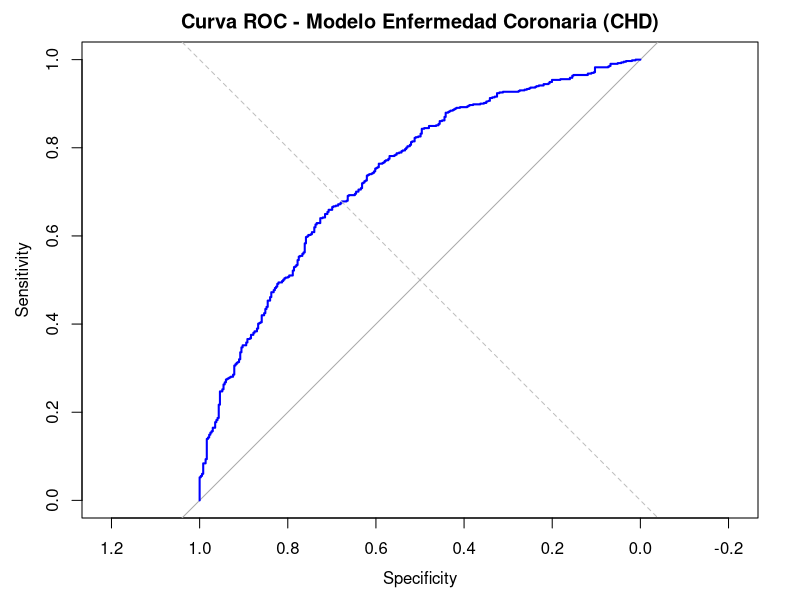
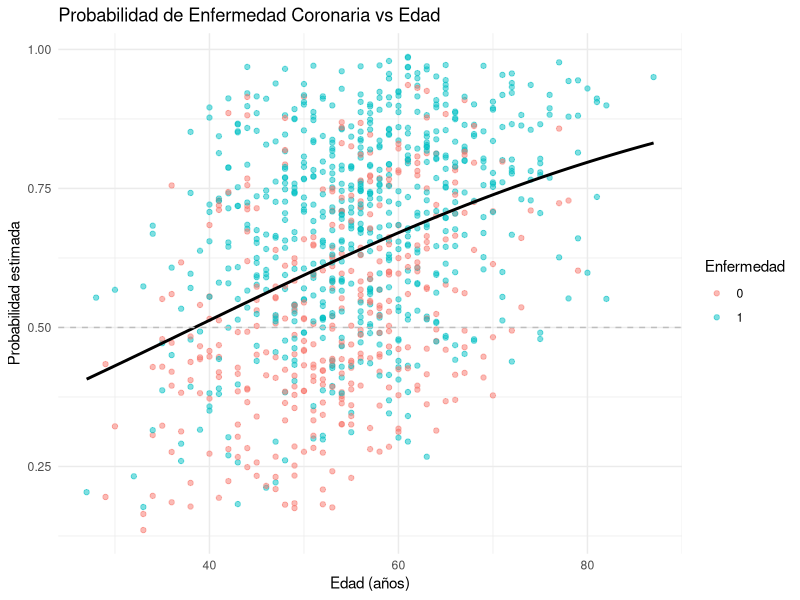
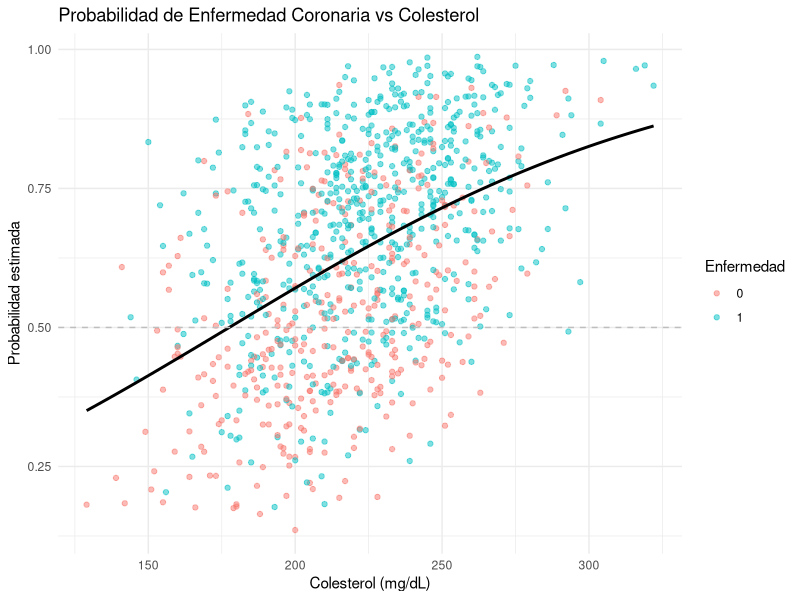
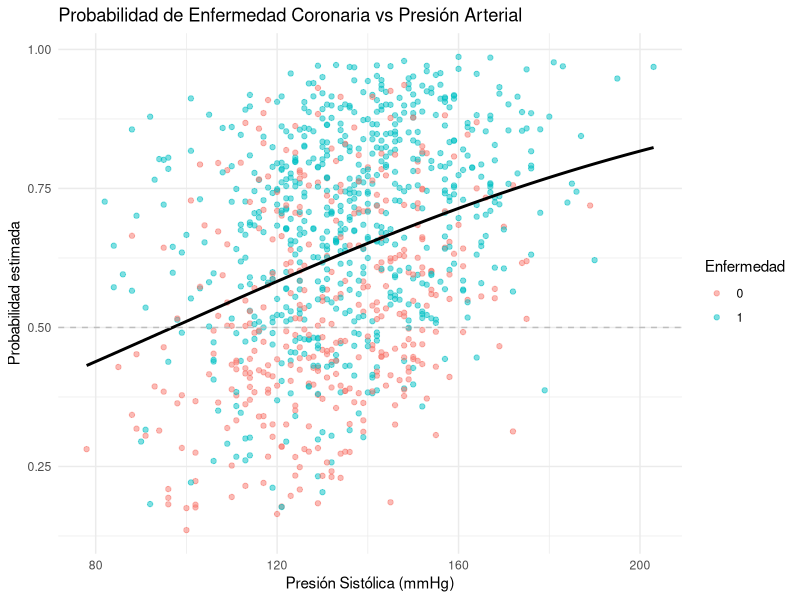
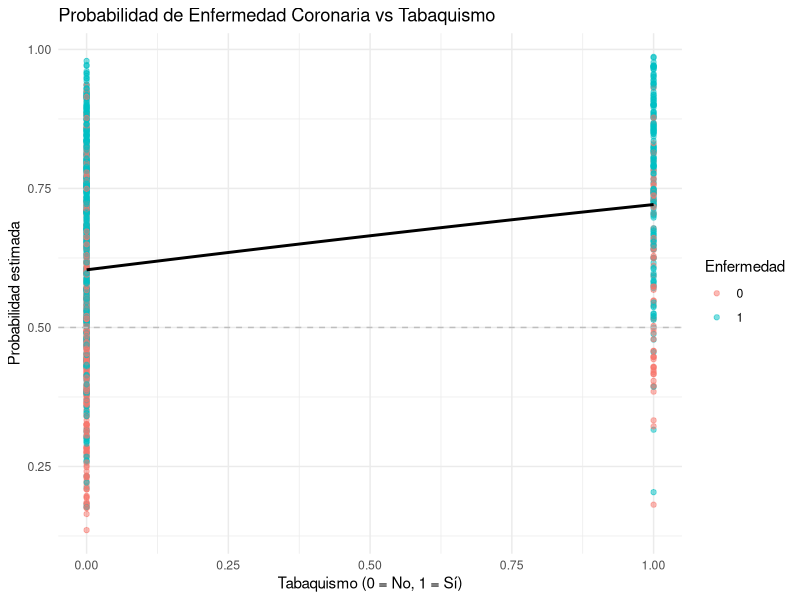
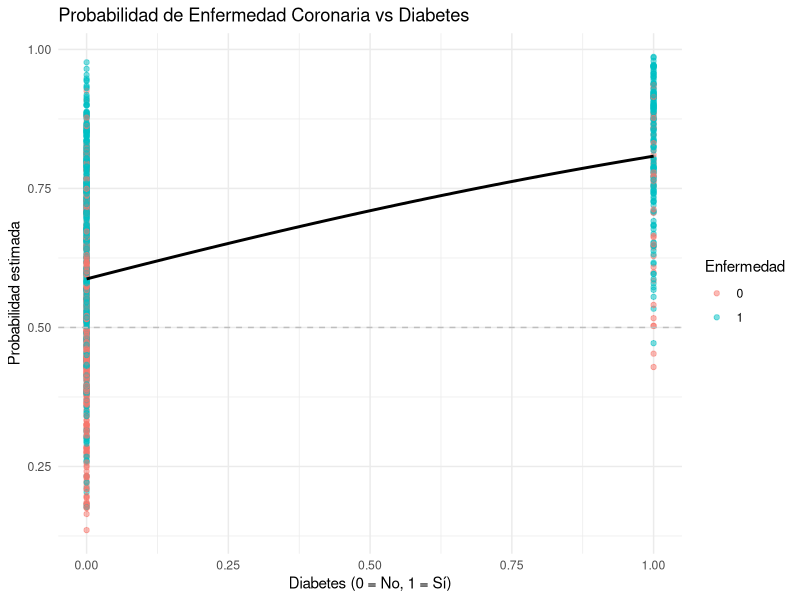
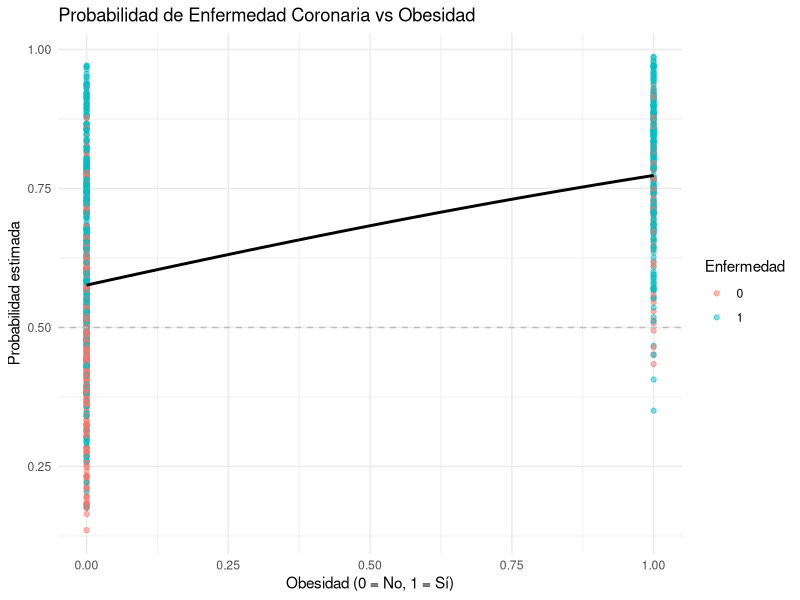
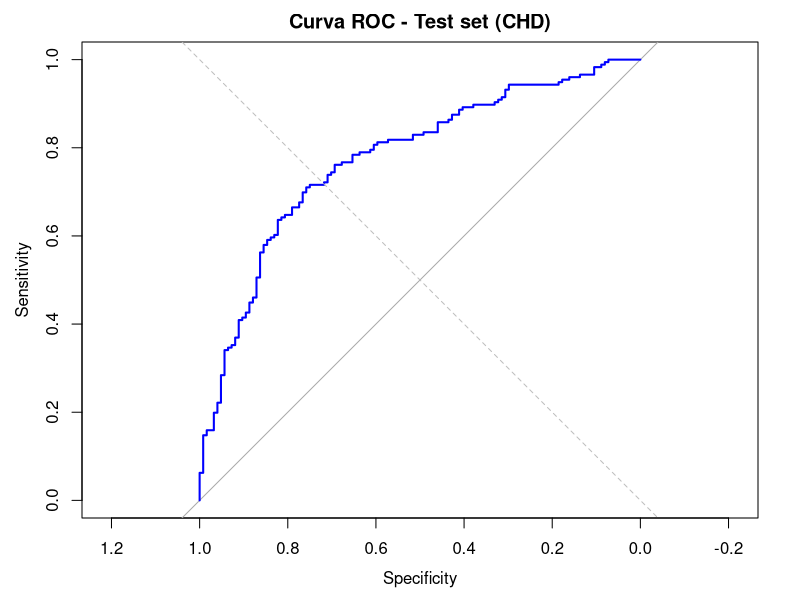

Generate these figures, in order, with R:
## ---- chunk 1
knitr::opts_chunk$set(echo = TRUE)
## ---- chunk 2
set.seed(123)
library(pROC)
library(ggplot2)
library(broom)
library(caret)
library(tidyr)
library(dplyr)
## ---- chunk 3
n <- 1000
## ---- chunk 4

edad <- round(rnorm(n, mean = 55, sd = 10))
head(edad,25)
## ---- chunk 5

colesterol <- round(rnorm(n, mean = 220, sd = 30))
head(colesterol,25)
## ---- chunk 6

presion <- round(rnorm(n, mean = 135, sd = 20))
head(presion,25)
## ---- chunk 7
tabaco <- rbinom(n, 1, 0.25)                        
head(tabaco,25)
## ---- chunk 8
diabetes <- rbinom(n, 1, 0.2)                     
head(diabetes,25)
## ---- chunk 9
obesidad <- rbinom(n, 1, 0.3) 
head(obesidad)
## ---- chunk 10
log_odds_chd <- -8 +
  0.035 * edad +        # impacto moderado por año
  0.015 * colesterol +  # efecto más suave
  0.02 * presion +      # efecto leve (presión ya alta)
  1.0  * tabaco +       # riesgo fuerte si fuma
  1.5  * diabetes +     # riesgo fuerte si es diabético
  0.8  * obesidad       # riesgo moderado-alto si tiene obesidad
print(log_odds_chd)
## ---- chunk 11
probabilidad_chd <- 1 / (1 + exp(-log_odds_chd))
head(probabilidad_chd)
## ---- chunk 12
enfermedad_corazon <- rbinom(n, 1, probabilidad_chd)
head(enfermedad_corazon,25)
## ---- chunk 13
datos_chd <- data.frame(
  Edad = edad, 
  Colesterol = colesterol, 
  Presion = presion, 
  Tabaquismo = tabaco,
  Diabetes = diabetes,
  Obesidad = obesidad,
  Enfermedad = enfermedad_corazon)
head(datos_chd,10)
## ---- chunk 14
modelo_chd <- glm(Enfermedad ~ Edad + Colesterol + 
                    Presion + Tabaquismo + Diabetes +
                    Obesidad, 
                    data = datos_chd, family = binomial)
summary(modelo_chd)
miscoeficientes <- coef(modelo_chd)
head(miscoeficientes,10)
## ---- chunk 15
coef_reales <- c(
  `(Intercept)` = -6,
  Edad = 0.04,
  Colesterol = 0.03,
  Presion = 0.05,
  Tabaquismo = 0.8,
  Diabetes = 1.2,
  Obesidad = 0.5
)
comparativo <- data.frame(
  Coef_estimados = round(miscoeficientes,3),
  Coef_reales = round(coef_reales[names(miscoeficientes)], 3)
)
comparativo$diferencia <- round(comparativo$Coef_estimados-comparativo$Coef_reales,3)
print(comparativo)
## ---- chunk 16
#---- 8. PREDICCION ----
datos_chd$prediccion <- predict(modelo_chd,type = "response")
head(datos_chd$prediccion)
datos_chd$clasificacion <- ifelse(datos_chd$prediccion >= 0.5, 1, 0)
head(datos_chd$clasificacion)
## ---- chunk 17
library(caret)
matriz1 <- table("Valor Real" = datos_chd$Enfermedad, 
                 "Prediccion" = datos_chd$clasificacion)
print(matriz1)
## ---- chunk 18
TN <- matriz1["0","0"]
TP <- matriz1["1","1"]
FP <- matriz1["0","1"]
FN <- matriz1["1","0"]

Accuracy    <- (TP+TN)/sum(matriz1)
Precision   <- TP/(TP+FP)
rRecall     <- TP/(TP+FN)
Specificity <- TN/(TN+FP)
f1_score    <- 2*(Precision*rRecall)/(Precision+rRecall)

Resultados <- data.frame(
  Accuracy = round(Accuracy,3),
  Precision = round(Precision,3),
  Recall = round(rRecall,3),
  Specificity = round(Specificity,3),
  F1_Score = round(f1_score,3)
)
print(Resultados)
## ---- chunk 19
library(pROC)
roc_chd <- roc(datos_chd$Enfermedad, datos_chd$prediccion)
auc(roc_chd)
plot(roc_chd, col = "blue", lwd = 2, 
     main = "Curva ROC - Modelo Enfermedad Coronaria (CHD)")
abline(a = 0, b = 1, col = "gray", lty = 2)  # Línea diagonal = azar
## ---- chunk 20
library(ggplot2)
##---- 9.1 Edad ----
ggplot(datos_chd, aes(x = Edad)) +
  geom_point(aes(y = prediccion, color = factor(Enfermedad)), alpha = 0.5) +
  stat_smooth(aes(y = Enfermedad), method = "glm", 
              method.args = list(family = "binomial"), 
              se = FALSE, color = "black") +
  geom_hline(yintercept = 0.5, linetype = "dashed", color = "gray") +
  labs(title = "Probabilidad de Enfermedad Coronaria vs Edad",
       x = "Edad (años)", y = "Probabilidad estimada", color = "Enfermedad") +
  theme_minimal()
## ---- chunk 21
ggplot(datos_chd, aes(x = Colesterol)) +
  geom_point(aes(y = prediccion, color = factor(Enfermedad)), alpha = 0.5) +
  stat_smooth(aes(y = Enfermedad), method = "glm", 
              method.args = list(family = "binomial"), 
              se = FALSE, color = "black") +
  geom_hline(yintercept = 0.5, linetype = "dashed", color = "gray") +
  labs(title = "Probabilidad de Enfermedad Coronaria vs Colesterol",
       x = "Colesterol (mg/dL)", y = "Probabilidad estimada", color = "Enfermedad") +
  theme_minimal()
## ---- chunk 22
ggplot(datos_chd, aes(x = Presion)) +
  geom_point(aes(y = prediccion, color = factor(Enfermedad)), alpha = 0.5) +
  stat_smooth(aes(y = Enfermedad), method = "glm", 
              method.args = list(family = "binomial"), 
              se = FALSE, color = "black") +
  geom_hline(yintercept = 0.5, linetype = "dashed", color = "gray") +
  labs(title = "Probabilidad de Enfermedad Coronaria vs Presión Arterial",
       x = "Presión Sistólica (mmHg)", y = "Probabilidad estimada", color = "Enfermedad") +
  theme_minimal()
## ---- chunk 23
ggplot(datos_chd, aes(x = Tabaquismo)) +
  geom_point(aes(y = prediccion, color = factor(Enfermedad)), alpha = 0.5) +
  stat_smooth(aes(y = Enfermedad), method = "glm", 
              method.args = list(family = "binomial"), 
              se = FALSE, color = "black") +
  geom_hline(yintercept = 0.5, linetype = "dashed", color = "gray") +
  labs(title = "Probabilidad de Enfermedad Coronaria vs Tabaquismo",
       x = "Tabaquismo (0 = No, 1 = Sí)", y = "Probabilidad estimada", color = "Enfermedad") +
  theme_minimal()
## ---- chunk 24
ggplot(datos_chd, aes(x = Diabetes)) +
  geom_point(aes(y = prediccion, color = factor(Enfermedad)), alpha = 0.5) +
  stat_smooth(aes(y = Enfermedad), method = "glm", 
              method.args = list(family = "binomial"), 
              se = FALSE, color = "black") +
  geom_hline(yintercept = 0.5, linetype = "dashed", color = "gray") +
  labs(title = "Probabilidad de Enfermedad Coronaria vs Diabetes",
       x = "Diabetes (0 = No, 1 = Sí)", y = "Probabilidad estimada", color = "Enfermedad") +
  theme_minimal()
## ---- chunk 25
ggplot(datos_chd, aes(x = Obesidad)) +
  geom_point(aes(y = prediccion, color = factor(Enfermedad)), alpha = 0.5) +
  stat_smooth(aes(y = Enfermedad), method = "glm", 
              method.args = list(family = "binomial"), 
              se = FALSE, color = "black") +
  geom_hline(yintercept = 0.5, linetype = "dashed", color = "gray") +
  labs(title = "Probabilidad de Enfermedad Coronaria vs Obesidad",
       x = "Obesidad (0 = No, 1 = Sí)", y = "Probabilidad estimada", color = "Enfermedad") +
  theme_minimal()
## ---- chunk 26
set.seed(123)
n <- nrow(datos_chd)
indices_entrenamiento <- sample(1:n, size = 0.7 * n)
train_data <- datos_chd[indices_entrenamiento, ]; head(train_data)
test_data  <- datos_chd[-indices_entrenamiento, ]; head(test_data)
## ---- chunk 27
modelo_train <- glm(Enfermedad ~ Edad + Colesterol + 
                      Presion + Tabaquismo + Diabetes + Obesidad,
                    data = train_data, family = binomial)
head(modelo_train)
## ---- chunk 28
test_data$prob <- predict(modelo_train, 
                          newdata = test_data, 
                          type = "response"); head(test_data$prob)
test_data$clasificacion <- ifelse(test_data$prob >= 0.5, 1, 0); head(test_data$clasificacion)

## ---- chunk 29
matriz_test <- table(
  factor(test_data$Enfermedad, levels = c(0, 1)),
  factor(test_data$clasificacion, levels = c(0, 1))
)

TP <- matriz_test["1", "1"]
TN <- matriz_test["0", "0"]
FP <- matriz_test["0", "1"]
FN <- matriz_test["1", "0"]

Accuracy    <- (TP + TN) / sum(matriz_test)
Precision   <- TP / (TP + FP)
rRecall     <- TP / (TP + FN)
Specificity <- TN / (TN + FP)
F1_Score    <- 2 * (Precision * rRecall) / (Precision + rRecall)

Resultados_test <- data.frame(
  Accuracy = round(Accuracy, 3),
  Precision = round(Precision, 3),
  rRecall = round(rRecall, 3),
  Specificity = round(Specificity, 3),
  F1_Score = round(F1_Score, 3)
)
print(Resultados_test)
## ---- chunk 30
library(pROC)
roc_test <- roc(test_data$Enfermedad, test_data$prob)
plot(roc_test, col = "blue", lwd = 2,
     main = "Curva ROC - Test set (CHD)")
abline(a = 0, b = 1, col = "gray", lty = 2)
auc(roc_test)
## ---- chunk 31
sigmoid <- function(z) {
  1 / (1 + exp(-z))
}
## ---- chunk 32
log_likelihood <- function(beta, X, y) {
  p <- sigmoid(X %*% beta)
  -sum(y * log(p + 1e-10) + (1 - y) * log(1 - p + 1e-10))
}
## ---- chunk 33
log_likelihood_grad <- function(beta, X, y) {
  p <- sigmoid(X %*% beta)
  t(X) %*% (p - y)
}
gradiente_logL <- function(beta, X, y) {
  p <- sigmoid(X %*% beta)
  t(X) %*% (y - p)
}
## ---- chunk 34
hessian <- function(beta, X) {
  p <- sigmoid(X %*% beta)
  W <- diag(as.numeric(p * (1 - p)))
  t(X) %*% W %*% X
}
hessiana_logL <- function(beta, X) {
  p <- sigmoid(X %*% beta)
  W <- diag(as.numeric(p * (1 - p)))
  -t(X) %*% W %*% X
}
## ---- chunk 35
newton_raphson_1 <- function(X, y, tol = 1e-6, max_iter = 5000) {
  beta <- rep(0, ncol(X))  # Paso 1
  for (t in 1:max_iter) {
    grad <- gradiente_logL(beta, X, y)      # Paso 2
    H    <- hessiana_logL(beta, X)             # Paso 2
    beta_new <- beta - solve(H) %*% grad    # Paso 3
    # Paso 4: convergencia
    if (max(abs(beta_new - beta)) < tol) {
      cat("✅ Algoritmo 1 convergió en", t, "iteraciones\n")
      return(beta_new)
    }
    beta <- beta_new
  }
  warning("⚠️ Algoritmo 1 no convergió")
  return(beta)
}
## ---- chunk 36
newton_raphson_2 <- function(X, y, tol = 1e-6, max_iter = 100) {
  beta <- rep(0, ncol(X))  # β⁽⁰⁾
  for (k in 1:max_iter) {
    gk <- gradiente_logL(beta, X, y)     # g(β⁽ᵏ⁾)
    Hk <- hessiana_logL(beta, X)         # H(β⁽ᵏ⁾)
    
    beta_next <- beta - solve(Hk) %*% gk
    
    if (max(abs(beta_next - beta)) < tol) {
      cat("✅ Algoritmo 2 convergió en", k, "iteraciones\n")
      return(beta_next)
    }
    beta <- beta_next
  }
  warning("⚠️ Algoritmo 2 no convergió")
  return(beta)
}
## ---- chunk 37
X <- model.matrix(Enfermedad ~ ., 
                  data = datos_chd)
y <- datos_chd$Enfermedad
## ---- chunk 38
beta1 <- newton_raphson_1(X, y)
beta2 <- newton_raphson_2(X, y)
beta_glm <- coef(glm(Enfermedad ~ ., 
                     data = datos_chd,
                     family = binomial))
## ---- chunk 39
coef_names <- names(beta_glm)
tabla_coef <- data.frame(
  Variable = coef_names,
  GLM = round(beta_glm, 4),
  Newton_Raphson_1 = round(beta1, 4),
  Newton_Raphson_2 = round(beta2, 4)
)
print(tabla_coef)
## ---- chunk 40
library(tidyr)
library(dplyr)
tabla_larga <- tabla_coef %>%
  pivot_longer(cols = -Variable, names_to = "Metodo", values_to = "Coeficiente")
print(tabla_larga)
## ---- chunk 41
library(ggplot2)
ggplot(tabla_larga, aes(x = Variable, y = Coeficiente, color = Metodo)) +
  geom_point(position = position_dodge(width = 0.4), size = 3) +
  labs(title = "Comparación de coeficientes estimados",
       y = "Valor del coeficiente",
       x = "Variable explicativa") +
  theme_minimal() +
  theme(axis.text.x = element_text(angle = 45, hjust = 1))
comparativo_df <- data.frame(
  Variable = names(beta_glm),
  GLM = round(beta_glm, 4),
  Newton_Raphson = round(beta1, 4),
  Grad_Conjugado = round(beta2, 4)
)
## ---- chunk 42
set.seed(123)
library(pROC)
library(ggplot2)
library(broom)
## ---- chunk 43
n <- 1000
## ---- chunk 44
edad <- round(rnorm(n, mean = 55, sd = 10))
## ---- chunk 45
colesterol <- round(rnorm(n, mean = 220, sd = 30), 1)
## ---- chunk 46
presion <- round(rnorm(n, mean = 135, sd = 20), 1)
## ---- chunk 47
tabaco <- rbinom(n, 1, 0.25)                        
## ---- chunk 48
diabetes <- rbinom(n, 1, 0.2)                     
## ---- chunk 49
obesidad <- rbinom(n, 1, 0.3) 
## ---- chunk 50
log_odds_chd <- -8 +
  0.035 * edad +        # impacto moderado por año
  0.015 * colesterol +  # efecto más suave
  0.02 * presion +      # efecto leve (presión ya alta)
  1.0  * tabaco +       # riesgo fuerte si fuma
  1.5  * diabetes +     # riesgo fuerte si es diabético
  0.8  * obesidad       # riesgo moderado-alto si tiene obesidad
head(log_odds_chd)
## ---- chunk 51
probabilidad_chd <- 1 / (1 + exp(-log_odds_chd))
head(probabilidad_chd)
## ---- chunk 52
enfermedad_corazon <- rbinom(n, 1, probabilidad_chd)
head(enfermedad_corazon)
## ---- chunk 53
datos_chd <- data.frame(
  Edad = edad, 
  Colesterol = colesterol, 
  Presion = presion, 
  Tabaquismo = tabaco,
  Diabetes = diabetes,
  Obesidad = obesidad,
  Enfermedad = enfermedad_corazon)
head(datos_chd)
## ---- chunk 54
modelo_chd <- glm(Enfermedad ~ Edad + Colesterol + 
                    Presion + Tabaquismo + Diabetes +
                    Obesidad, 
                    data = datos_chd, family = binomial)
summary(modelo_chd)
miscoeficientes <- coef(modelo_chd)
head(miscoeficientes)
## ---- chunk 55
coef_reales <- c(
  `(Intercept)` = -6,
  Edad = 0.04,
  Colesterol = 0.03,
  Presion = 0.05,
  Tabaquismo = 0.8,
  Diabetes = 1.2,
  Obesidad = 0.5
)
comparativo <- data.frame(
  Coef_estimados = round(miscoeficientes,3),
  Coef_reales = round(coef_reales[names(miscoeficientes)], 3)
)
comparativo$diferencia <- round(comparativo$Coef_estimados-comparativo$Coef_reales,3)
print(comparativo)
## ---- chunk 56
datos_chd$prediccion <- predict(modelo_chd,type = "response")
datos_chd$clasificacion <- ifelse(datos_chd$prediccion >= 0.5, 1, 0)
## ---- chunk 57
library(caret)
matriz1 <- table(Real = datos_chd$Enfermedad, 
                 Prediccion = datos_chd$clasificacion)
print(matriz1)
## ---- chunk 58
TN <- matriz1["0","0"]
TP <- matriz1["1","1"]
FP <- matriz1["0","1"]
FN <- matriz1["1","0"]

Accuracy    <- (TP+TN)/sum(matriz1)
Precision   <- TP/(TP+FP)
rRecall     <- TP/(TP+FN)
Specificity <- TN/(TN+FP)
f1_score    <- 2*(Precision*rRecall)/(Precision+rRecall)

Resultados <- data.frame(
  Accuracy = round(Accuracy,3),
  Precision = round(Precision,3),
  Recall = round(rRecall,3),
  Specificity = round(Specificity,3),
  F1_Score = round(f1_score,3)
)
print(Resultados)
## ---- chunk 59
library(pROC)
roc_chd <- roc(datos_chd$Enfermedad, datos_chd$prediccion)
auc(roc_chd)
plot(roc_chd, col = "blue", lwd = 2, 
     main = "Curva ROC - Modelo Enfermedad Coronaria (Simulacion)")
abline(a = 0, b = 1, col = "gray", lty = 2)  # Línea diagonal = azar
## ---- chunk 60
ggplot(datos_chd, aes(x = Edad)) +
  geom_point(aes(y = prediccion, color = factor(Enfermedad)), alpha = 0.5) +
  stat_smooth(aes(y = Enfermedad), method = "glm", 
              method.args = list(family = "binomial"), 
              se = FALSE, color = "black") +
  geom_hline(yintercept = 0.5, linetype = "dashed", color = "gray") +
  labs(title = "Probabilidad de Enfermedad Coronaria vs Edad",
       x = "Edad (años)", y = "Probabilidad estimada", color = "Enfermedad") +
  theme_minimal()
## ---- chunk 61
ggplot(datos_chd, aes(x = Colesterol)) +
  geom_point(aes(y = prediccion, color = factor(Enfermedad)), alpha = 0.5) +
  stat_smooth(aes(y = Enfermedad), method = "glm", 
              method.args = list(family = "binomial"), 
              se = FALSE, color = "black") +
  geom_hline(yintercept = 0.5, linetype = "dashed", color = "gray") +
  labs(title = "Probabilidad de Enfermedad Coronaria vs Colesterol",
       x = "Colesterol (mg/dL)", y = "Probabilidad estimada", color = "Enfermedad") +
  theme_minimal()
## ---- chunk 62
ggplot(datos_chd, aes(x = Presion)) +
  geom_point(aes(y = prediccion, color = factor(Enfermedad)), alpha = 0.5) +
  stat_smooth(aes(y = Enfermedad), method = "glm", 
              method.args = list(family = "binomial"), 
              se = FALSE, color = "black") +
  geom_hline(yintercept = 0.5, linetype = "dashed", color = "gray") +
  labs(title = "Probabilidad de Enfermedad Coronaria vs Presión Arterial",
       x = "Presión Sistólica (mmHg)", y = "Probabilidad estimada", color = "Enfermedad") +
  theme_minimal()
## ---- chunk 63
ggplot(datos_chd, aes(x = Tabaquismo)) +
  geom_point(aes(y = prediccion, color = factor(Enfermedad)), alpha = 0.5) +
  stat_smooth(aes(y = Enfermedad), method = "glm", 
              method.args = list(family = "binomial"), 
              se = FALSE, color = "black") +
  geom_hline(yintercept = 0.5, linetype = "dashed", color = "gray") +
  labs(title = "Probabilidad de Enfermedad Coronaria vs Tabaquismo",
       x = "Tabaquismo (0 = No, 1 = Sí)", y = "Probabilidad estimada", color = "Enfermedad") +
  theme_minimal()
## ---- chunk 64
ggplot(datos_chd, aes(x = Diabetes)) +
  geom_point(aes(y = prediccion, color = factor(Enfermedad)), alpha = 0.5) +
  stat_smooth(aes(y = Enfermedad), method = "glm", 
              method.args = list(family = "binomial"), 
              se = FALSE, color = "black") +
  geom_hline(yintercept = 0.5, linetype = "dashed", color = "gray") +
  labs(title = "Probabilidad de Enfermedad Coronaria vs Diabetes",
       x = "Diabetes (0 = No, 1 = Sí)", y = "Probabilidad estimada", color = "Enfermedad") +
  theme_minimal()
## ---- chunk 65
ggplot(datos_chd, aes(x = Obesidad)) +
  geom_point(aes(y = prediccion, color = factor(Enfermedad)), alpha = 0.5) +
  stat_smooth(aes(y = Enfermedad), method = "glm", 
              method.args = list(family = "binomial"), 
              se = FALSE, color = "black") +
  geom_hline(yintercept = 0.5, linetype = "dashed", color = "gray") +
  labs(title = "Probabilidad de Enfermedad Coronaria vs Obesidad",
       x = "Obesidad (0 = No, 1 = Sí)", y = "Probabilidad estimada", color = "Enfermedad") +
  theme_minimal()
## ---- chunk 66
set.seed(123)
n <- nrow(datos_chd)
indices_entrenamiento <- sample(1:n, size = 0.7 * n)
train_data <- datos_chd[indices_entrenamiento, ]; head(train_data)
test_data  <- datos_chd[-indices_entrenamiento, ]; head(test_data)
## ---- chunk 67
modelo_train <- glm(Enfermedad ~ Edad + Colesterol + 
                      Presion + Tabaquismo + Diabetes + Obesidad,
                    data = train_data, family = binomial)
head(modelo_train)
## ---- chunk 68
test_data$prob <- predict(modelo_train, 
                          newdata = test_data, 
                          type = "response"); head(test_data$prob)
test_data$clasificacion <- ifelse(test_data$prob >= 0.5, 1, 0); head(test_data$clasificacion)
## ---- chunk 69
matriz_test <- table(
  factor(test_data$Enfermedad, levels = c(0, 1)),
  factor(test_data$clasificacion, levels = c(0, 1))
)

TP <- matriz_test["1", "1"]
TN <- matriz_test["0", "0"]
FP <- matriz_test["0", "1"]
FN <- matriz_test["1", "0"]

Accuracy    <- (TP + TN) / sum(matriz_test)
Precision   <- TP / (TP + FP)
rRecall     <- TP / (TP + FN)
Specificity <- TN / (TN + FP)
F1_Score    <- 2 * (Precision * rRecall) / (Precision + rRecall)

Resultados_test <- data.frame(
  Accuracy = round(Accuracy, 3),
  Precision = round(Precision, 3),
  rRecall = round(rRecall, 3),
  Specificity = round(Specificity, 3),
  F1_Score = round(F1_Score, 3)
)
print(Resultados_test)
## ---- chunk 70
library(pROC)
roc_test <- roc(test_data$Enfermedad, test_data$prob)
plot(roc_test, col = "blue", lwd = 2,
     main = "Curva ROC - Test set (CHD)")
abline(a = 0, b = 1, col = "gray", lty = 2)
auc(roc_test)
## ---- chunk 71
sigmoid <- function(z) {
  1 / (1 + exp(-z))
}
## ---- chunk 72
log_likelihood <- function(beta, X, y) {
  p <- sigmoid(X %*% beta)
  -sum(y * log(p + 1e-10) + (1 - y) * log(1 - p + 1e-10))
}
## ---- chunk 73
log_likelihood_grad <- function(beta, X, y) {
  p <- sigmoid(X %*% beta)
  t(X) %*% (p - y)
}
gradiente_logL <- function(beta, X, y) {
  p <- sigmoid(X %*% beta)
  t(X) %*% (y - p)
}
## ---- chunk 74
hessian <- function(beta, X) {
  p <- sigmoid(X %*% beta)
  W <- diag(as.numeric(p * (1 - p)))
  t(X) %*% W %*% X
}
hessiana_logL <- function(beta, X) {
  p <- sigmoid(X %*% beta)
  W <- diag(as.numeric(p * (1 - p)))
  -t(X) %*% W %*% X
}
## ---- chunk 75
newton_raphson_1 <- function(X, y, tol = 1e-6, max_iter = 5000) {
  beta <- rep(0, ncol(X))  # Paso 1
  for (t in 1:max_iter) {
    grad <- gradiente_logL(beta, X, y)      # Paso 2
    H    <- hessiana_logL(beta, X)             # Paso 2
    beta_new <- beta - solve(H) %*% grad    # Paso 3
    # Paso 4: convergencia
    if (max(abs(beta_new - beta)) < tol) {
      cat("✅ Algoritmo 1 convergió en", t, "iteraciones\n")
      return(beta_new)
    }
    beta <- beta_new
  }
  warning("⚠️ Algoritmo 1 no convergió")
  return(beta)
}
## ---- chunk 76
newton_raphson_2 <- function(X, y, tol = 1e-6, max_iter = 100) {
  beta <- rep(0, ncol(X))  # β⁽⁰⁾
  for (k in 1:max_iter) {
    gk <- gradiente_logL(beta, X, y)     # g(β⁽ᵏ⁾)
    Hk <- hessiana_logL(beta, X)         # H(β⁽ᵏ⁾)
    
    beta_next <- beta - solve(Hk) %*% gk
    
    if (max(abs(beta_next - beta)) < tol) {
      cat("✅ Algoritmo 2 convergió en", k, "iteraciones\n")
      return(beta_next)
    }
    beta <- beta_next
  }
  warning("⚠️ Algoritmo 2 no convergió")
  return(beta)
}
## ---- chunk 77
X <- model.matrix(Enfermedad ~ ., 
                  data = datos_chd)
y <- datos_chd$Enfermedad
## ---- chunk 78
beta1 <- newton_raphson_1(X, y)
beta2 <- newton_raphson_2(X, y)
beta_glm <- coef(glm(Enfermedad ~ ., 
                     data = datos_chd,
                     family = binomial))
## ---- chunk 79
coef_names <- names(beta_glm)
####---- 10.6.3 Crear tabla comparativa ----
tabla_coef <- data.frame(
  Variable = coef_names,
  GLM = round(beta_glm, 4),
  Newton_Raphson_1 = round(beta1, 4),
  Newton_Raphson_2 = round(beta2, 4)
)
print(tabla_coef)
## ---- chunk 80
library(tidyr)
library(dplyr)
tabla_larga <- tabla_coef %>%
  pivot_longer(cols = -Variable, names_to = "Metodo", values_to = "Coeficiente")
print(tabla_larga)
## ---- chunk 81
library(ggplot2)
ggplot(tabla_larga, aes(x = Variable, y = Coeficiente, color = Metodo)) +
  geom_point(position = position_dodge(width = 0.4), size = 3) +
  labs(title = "Comparación de coeficientes estimados",
       y = "Valor del coeficiente",
       x = "Variable explicativa") +
  theme_minimal() +
  theme(axis.text.x = element_text(angle = 45, hjust = 1))
comparativo_df <- data.frame(
  Variable = names(beta_glm),
  GLM = round(beta_glm, 4),
  Newton_Raphson = round(beta1, 4),
  Grad_Conjugado = round(beta2, 4)
)
